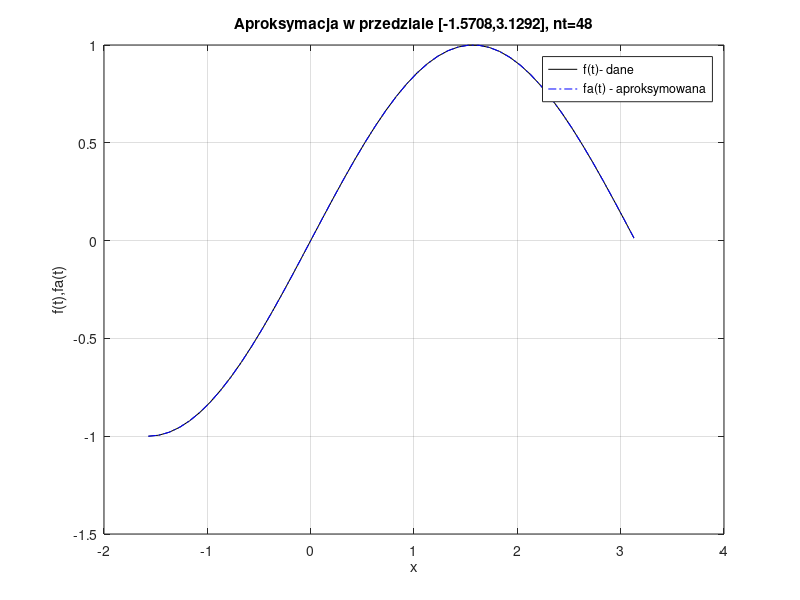

Recreate this plot in MATLAB.

function aprox(dane)
% Aproksymacja wielomianem
fd=fopen('aproxOUT.m','wt');
if nargin<1
 
x1=[   -1.5708   -1.4708   -1.3708   -1.2708   -1.1708   -1.0708 ];
x2=[   -0.9708   -0.8708   -0.7708   -0.6708   -0.5708   -0.4708 ];
x3=[   -0.3708   -0.2708   -0.1708   -0.0708    0.0292    0.1292 ];
x4=[    0.2292    0.3292    0.4292    0.5292    0.6292    0.7292 ];
x5=[    0.8292    0.9292    1.0292    1.1292    1.2292    1.3292 ];
x6=[    1.4292    1.5292    1.6292    1.7292    1.8292    1.9292];
x7=[    2.0292    2.1292    2.2292    2.3292    2.4292    2.5292];
x8=[    2.6292    2.7292    2.8292    2.9292    3.0292    3.1292];
    %f(x)
y1=[   -1.0000   -0.9950   -0.9801   -0.9553   -0.9211   -0.8776];
y2=[   -0.8253   -0.7648   -0.6967   -0.6216   -0.5403   -0.4536];
y3=[   -0.3624   -0.2675   -0.1700   -0.0707    0.0292    0.1288];
y4=[    0.2272    0.3233    0.4161    0.5048    0.5885    0.6663];
y5=[    0.7374    0.8011    0.8569    0.9041    0.9422    0.9710];
y6=[    0.9900    0.9991    0.9983    0.9875    0.9668    0.9365];
y7=[    0.8968    0.8481    0.7910    0.7259    0.6536    0.5748];
y8=[    0.4903    0.4008    0.3073    0.2108    0.1122    0.0124];
 
x=[x1 x2 x3 x4 x5 x6 x7 x8]; fx=[y1 y2 y3 y4 y5 y6 y7 y8];
dane=[x;fx];
end
x=dane(1,:); fx=dane(2,:);  xmin=min(x); xmax=max(x);
% APROKSYMACJA
t=x; prt=fx; tmin=xmin; tmax=xmax; nt=length(t);
opis1=num2str(tmin), opis2=num2str(tmax); opis3=int2str(nt);
fprintf(fd,'\n    t        F(t)');
 
for i=1:nt
    fprintf(fd,'\n %g       %g',t(i),prt(i));
    fprintf(   '\n %g       %g',t(i),prt(i));
end
% APROKSYMACJA
BladMaxZadany=0.001;
fprintf(fd,'\n %g - maksymalny blad aproksymacji',BladMaxZadany);
fprintf(   '\n %g - maksymalny blad aproksymacji',BladMaxZadany);
n=0; BladMax=1;
while BladMax>BladMaxZadany
    par=[]; n=n+1;
    par=polyfit(t,prt,n);  Fea=polyval(par,t);
    BladAprox = Fea - prt; BladMax=max(abs(BladAprox));
    nstring=int2str(n);
    opis=['Wielomian n=' nstring ' w przedziale [' opis1 ',' opis2 ']' ', nt=' opis3];
    plot(t,prt,'*k',t, Fea, '-.b'); grid on; xlabel('x'); ylabel('f(t),fa(t)');
    title(opis);legend('f(t)- dane','fa(t) - aproksymacja');
    pause(5); close;
    fprintf(fd,'\n  Aproksymacja wielomianem stopnia n = %d', n);
    fprintf(   '\n  Aproksymacja wielomianem stopnia n = %d', n);
    for k=1:n+1
       fprintf(fd,'\n p(%d) = %9.4f', k, par(k) );
       fprintf(   '\n p(%d) = %9.4f', k, par(k) );
    end
end
fprintf(fd,'\n %g - maksymalny blad aproksymacji',BladMax);
fprintf(   '\n  Aproksymacja wielomianem stopnia n = %d', n);
fprintf(   '\n %g - maksymalny blad aproksymacji',BladMax);
fprintf(   '\n Statystyki proby:');
opis1=num2str(tmin), opis2=num2str(tmax); opis3=int2str(nt);
opis=['Aproksymacja w przedziale [' opis1 ',' opis2 ']' ', nt=' opis3];
plot(t,prt,'-k',t, Fea, '-.b'); grid on; xlabel('x'); ylabel('f(t),fa(t)');
title(opis);legend('f(t)- dane','fa(t) - aproksymowana');
pause(5); close;
fclose(fd);
end


